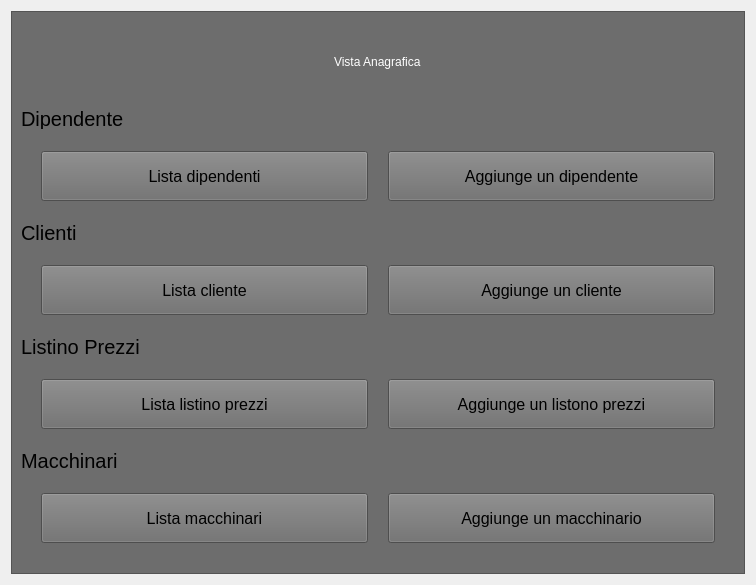
<?xml version="1.0" encoding="UTF-8"?>
<ui version="4.0">
 <class>HomeClass</class>
 <widget class="QWidget" name="HomeClass">
  <property name="geometry">
   <rect>
    <x>0</x>
    <y>0</y>
    <width>756</width>
    <height>585</height>
   </rect>
  </property>
  <property name="windowTitle">
   <string>HomeClass</string>
  </property>
  <layout class="QVBoxLayout" name="verticalLayout">
   <item>
    <widget class="QScrollArea" name="scrollArea">
     <property name="minimumSize">
      <size>
       <width>400</width>
       <height>200</height>
      </size>
     </property>
     <property name="styleSheet">
      <string notr="true">background-color: rgb(109, 109, 109);</string>
     </property>
     <property name="widgetResizable">
      <bool>true</bool>
     </property>
     <widget class="QWidget" name="scrollAreaWidgetContents">
      <property name="geometry">
       <rect>
        <x>0</x>
        <y>0</y>
        <width>732</width>
        <height>561</height>
       </rect>
      </property>
      <layout class="QGridLayout" name="gridLayout">
       <item row="5" column="0">
        <widget class="QLabel" name="label_4">
         <property name="sizePolicy">
          <sizepolicy hsizetype="Preferred" vsizetype="Fixed">
           <horstretch>0</horstretch>
           <verstretch>0</verstretch>
          </sizepolicy>
         </property>
         <property name="minimumSize">
          <size>
           <width>0</width>
           <height>20</height>
          </size>
         </property>
         <property name="maximumSize">
          <size>
           <width>16777215</width>
           <height>20</height>
          </size>
         </property>
         <property name="font">
          <font>
           <pointsize>15</pointsize>
          </font>
         </property>
         <property name="text">
          <string>Listino Prezzi</string>
         </property>
        </widget>
       </item>
       <item row="1" column="0">
        <widget class="QLabel" name="label_2">
         <property name="sizePolicy">
          <sizepolicy hsizetype="Preferred" vsizetype="Fixed">
           <horstretch>0</horstretch>
           <verstretch>0</verstretch>
          </sizepolicy>
         </property>
         <property name="minimumSize">
          <size>
           <width>0</width>
           <height>20</height>
          </size>
         </property>
         <property name="maximumSize">
          <size>
           <width>16777215</width>
           <height>20</height>
          </size>
         </property>
         <property name="font">
          <font>
           <pointsize>15</pointsize>
          </font>
         </property>
         <property name="text">
          <string>Dipendente</string>
         </property>
        </widget>
       </item>
       <item row="4" column="0">
        <layout class="QHBoxLayout" name="horizontalLayout">
         <property name="spacing">
          <number>20</number>
         </property>
         <property name="sizeConstraint">
          <enum>QLayout::SetFixedSize</enum>
         </property>
         <property name="leftMargin">
          <number>20</number>
         </property>
         <property name="rightMargin">
          <number>20</number>
         </property>
         <item>
          <widget class="QPushButton" name="pushButton_3">
           <property name="minimumSize">
            <size>
             <width>300</width>
             <height>50</height>
            </size>
           </property>
           <property name="font">
            <font>
             <pointsize>12</pointsize>
            </font>
           </property>
           <property name="text">
            <string>Lista cliente</string>
           </property>
          </widget>
         </item>
         <item>
          <widget class="QPushButton" name="pushButton_5">
           <property name="minimumSize">
            <size>
             <width>300</width>
             <height>50</height>
            </size>
           </property>
           <property name="font">
            <font>
             <pointsize>12</pointsize>
            </font>
           </property>
           <property name="text">
            <string>Aggiunge un cliente</string>
           </property>
          </widget>
         </item>
        </layout>
       </item>
       <item row="0" column="0" alignment="Qt::AlignHCenter">
        <widget class="QLabel" name="label">
         <property name="sizePolicy">
          <sizepolicy hsizetype="Preferred" vsizetype="Fixed">
           <horstretch>0</horstretch>
           <verstretch>0</verstretch>
          </sizepolicy>
         </property>
         <property name="minimumSize">
          <size>
           <width>0</width>
           <height>50</height>
          </size>
         </property>
         <property name="styleSheet">
          <string notr="true">font: 75 18pt &quot;MS Shell Dlg 2&quot;;
color: rgb(255, 255, 255);</string>
         </property>
         <property name="text">
          <string>Vista Anagrafica</string>
         </property>
        </widget>
       </item>
       <item row="3" column="0">
        <widget class="QLabel" name="label_3">
         <property name="sizePolicy">
          <sizepolicy hsizetype="Preferred" vsizetype="Fixed">
           <horstretch>0</horstretch>
           <verstretch>0</verstretch>
          </sizepolicy>
         </property>
         <property name="minimumSize">
          <size>
           <width>0</width>
           <height>20</height>
          </size>
         </property>
         <property name="maximumSize">
          <size>
           <width>16777215</width>
           <height>20</height>
          </size>
         </property>
         <property name="font">
          <font>
           <pointsize>15</pointsize>
          </font>
         </property>
         <property name="text">
          <string>Clienti</string>
         </property>
        </widget>
       </item>
       <item row="6" column="0">
        <layout class="QHBoxLayout" name="horizontalLayout_2">
         <property name="spacing">
          <number>20</number>
         </property>
         <property name="leftMargin">
          <number>20</number>
         </property>
         <property name="rightMargin">
          <number>20</number>
         </property>
         <item>
          <widget class="QPushButton" name="pushButton_4">
           <property name="minimumSize">
            <size>
             <width>300</width>
             <height>50</height>
            </size>
           </property>
           <property name="maximumSize">
            <size>
             <width>16777215</width>
             <height>16777215</height>
            </size>
           </property>
           <property name="font">
            <font>
             <pointsize>12</pointsize>
            </font>
           </property>
           <property name="text">
            <string>Lista listino prezzi</string>
           </property>
          </widget>
         </item>
         <item>
          <widget class="QPushButton" name="pushButton_6">
           <property name="minimumSize">
            <size>
             <width>300</width>
             <height>50</height>
            </size>
           </property>
           <property name="maximumSize">
            <size>
             <width>16777215</width>
             <height>16777215</height>
            </size>
           </property>
           <property name="font">
            <font>
             <pointsize>12</pointsize>
            </font>
           </property>
           <property name="text">
            <string>Aggiunge un listono prezzi</string>
           </property>
          </widget>
         </item>
        </layout>
       </item>
       <item row="2" column="0">
        <layout class="QGridLayout" name="gridLayout_2">
         <property name="sizeConstraint">
          <enum>QLayout::SetFixedSize</enum>
         </property>
         <property name="leftMargin">
          <number>20</number>
         </property>
         <property name="rightMargin">
          <number>20</number>
         </property>
         <property name="horizontalSpacing">
          <number>20</number>
         </property>
         <item row="1" column="2">
          <widget class="QPushButton" name="pushButton_2">
           <property name="minimumSize">
            <size>
             <width>300</width>
             <height>50</height>
            </size>
           </property>
           <property name="maximumSize">
            <size>
             <width>16777215</width>
             <height>50</height>
            </size>
           </property>
           <property name="font">
            <font>
             <pointsize>12</pointsize>
            </font>
           </property>
           <property name="text">
            <string>Aggiunge un dipendente</string>
           </property>
          </widget>
         </item>
         <item row="1" column="1">
          <widget class="QPushButton" name="pushButton">
           <property name="minimumSize">
            <size>
             <width>300</width>
             <height>50</height>
            </size>
           </property>
           <property name="maximumSize">
            <size>
             <width>16777215</width>
             <height>50</height>
            </size>
           </property>
           <property name="font">
            <font>
             <pointsize>12</pointsize>
            </font>
           </property>
           <property name="text">
            <string>Lista dipendenti</string>
           </property>
          </widget>
         </item>
        </layout>
       </item>
       <item row="8" column="0">
        <layout class="QHBoxLayout" name="horizontalLayout_3">
         <property name="spacing">
          <number>20</number>
         </property>
         <property name="leftMargin">
          <number>20</number>
         </property>
         <property name="rightMargin">
          <number>20</number>
         </property>
         <item>
          <widget class="QPushButton" name="pushButton_7">
           <property name="minimumSize">
            <size>
             <width>300</width>
             <height>50</height>
            </size>
           </property>
           <property name="font">
            <font>
             <pointsize>12</pointsize>
            </font>
           </property>
           <property name="text">
            <string>Lista macchinari</string>
           </property>
          </widget>
         </item>
         <item>
          <widget class="QPushButton" name="pushButton_8">
           <property name="minimumSize">
            <size>
             <width>300</width>
             <height>50</height>
            </size>
           </property>
           <property name="font">
            <font>
             <pointsize>12</pointsize>
            </font>
           </property>
           <property name="text">
            <string>Aggiunge un macchinario</string>
           </property>
          </widget>
         </item>
        </layout>
       </item>
       <item row="7" column="0">
        <widget class="QLabel" name="label_5">
         <property name="maximumSize">
          <size>
           <width>16777215</width>
           <height>20</height>
          </size>
         </property>
         <property name="font">
          <font>
           <pointsize>15</pointsize>
          </font>
         </property>
         <property name="text">
          <string>Macchinari</string>
         </property>
        </widget>
       </item>
      </layout>
     </widget>
    </widget>
   </item>
  </layout>
 </widget>
 <resources/>
 <connections/>
</ui>
